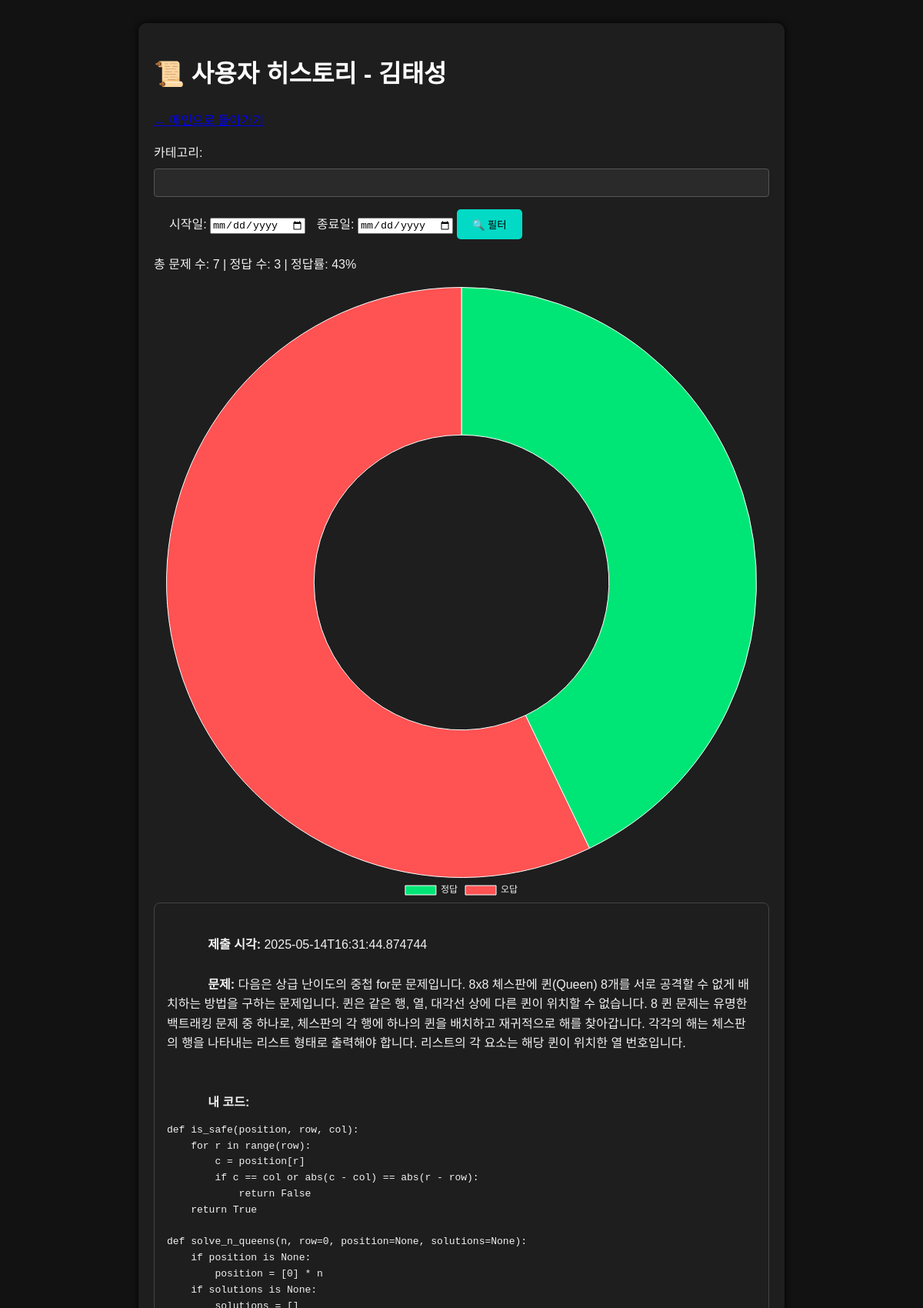
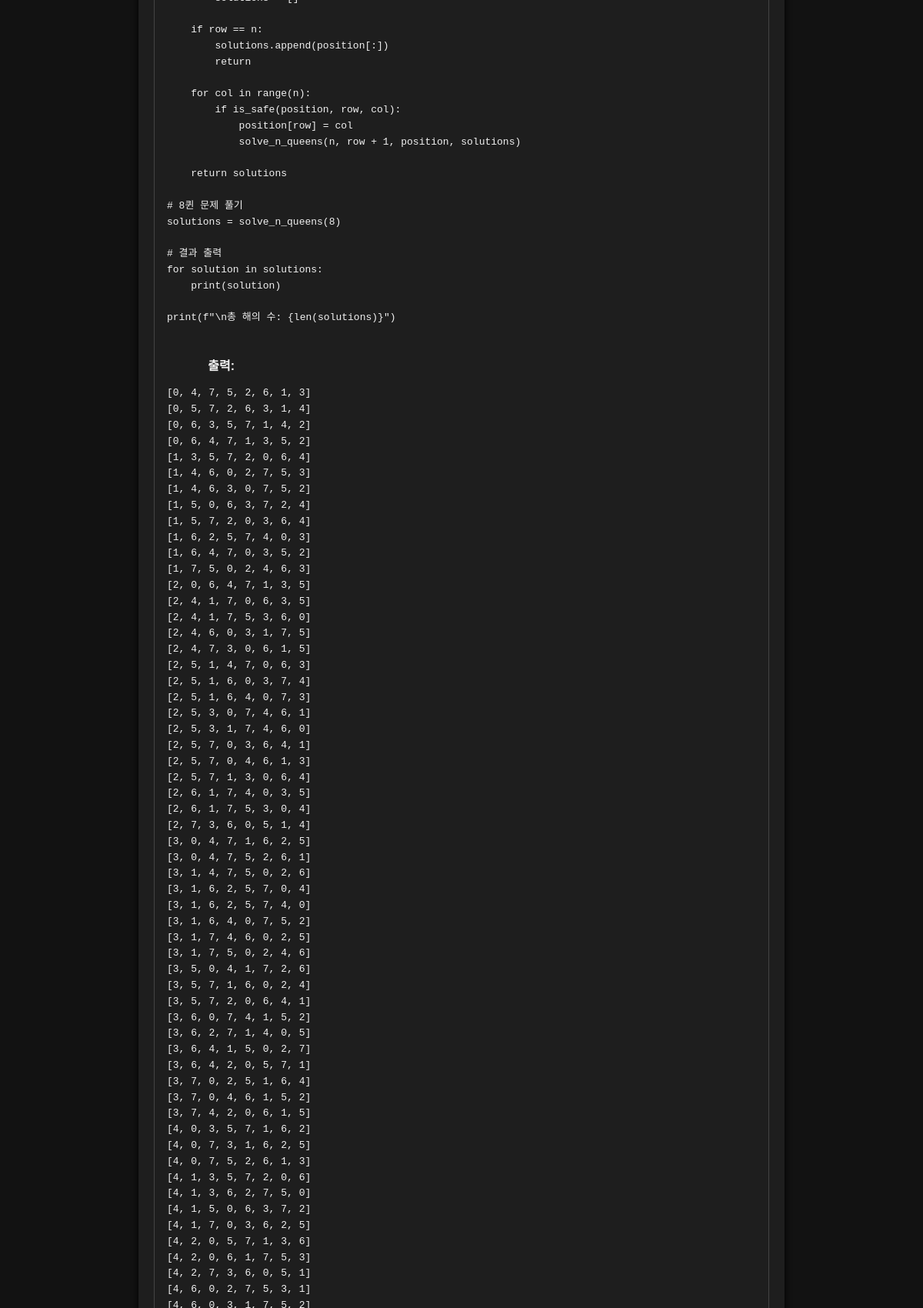
Screenshot of /history (signed in, upper part) with the database file from the repository (2 pictures, top to bottom).
### tables this page shows
CREATE TABLE history (
            id INTEGER PRIMARY KEY AUTOINCREMENT,
            user_id INTEGER NOT NULL,
            problem TEXT,
            code TEXT,
            output TEXT,
            is_correct BOOLEAN,
            timestamp TEXT,
            FOREIGN KEY(user_id) REFERENCES users(id)
        );

### app.py (the view)
@app.route('/history')
def history():
    if 'user' not in session:
        return redirect(url_for('login'))
    uid = session['user']['id']
    db = get_db(); recs = db.execute("SELECT * FROM history WHERE user_id=? ORDER BY id DESC", (uid,)).fetchall()
    total = len(recs); correct = len([r for r in recs if r['is_correct']])
    return render_template('history.html', user=session['user'], records=recs, total=total, correct=correct)

### app.py (called while the page is built)
def get_db():
    conn = sqlite3.connect(DATABASE)
    conn.row_factory = sqlite3.Row
    return conn

### templates/history.html (shortened to what this page needs)
<!DOCTYPE html>
<html lang="ko">
<head>
    <link rel="stylesheet" href="{{ url_for('static', filename='dark.css') }}">
</head>
<body>
<div class="container">
    <h1>📜 사용자 히스토리 - {{ user.name }}</h1>
    <p><a href="/">← 메인으로 돌아가기</a></p>
    <form method="get" action="{{ url_for('history') }}" style="margin-bottom: 20px;">
        <label>카테고리:</label>
        <input type="text" name="category" value="{{ request.args.get('category', '') }}">
        <label style="margin-left: 20px;">시작일:</label>
        <input type="date" name="start" value="{{ request.args.get('start', '') }}">
        <label style="margin-left: 10px;">종료일:</label>
        <input type="date" name="end" value="{{ request.args.get('end', '') }}">
        <button type="submit">🔍 필터</button>
    </form>
    <p>총 문제 수: {{ total }} | 정답 수: {{ correct }} | 정답률: {{ '%.0f' % ((correct / total * 100) if total else 0) }}%</p>
    <canvas id="accuracyChart"
            width="400"
            height="200"
            data-correct="{{ correct }}"
            data-total="{{ total }}">
    </canvas>
    <script>
        const canvas = document.getElementById('accuracyChart');
        const correct = parseInt(canvas.dataset.correct);
        const total = parseInt(canvas.dataset.total);
        const chart = new Chart(canvas.getContext('2d'), {
            type: 'doughnut',
            data: {
                labels: ['정답', '오답'],
                datasets: [{
                    data: [correct, total - correct],
                    backgroundColor: ['#00e676', '#ff5252'],
                    borderWidth: 1
                }]
            },
            options: {
                plugins: {
                    legend: {
                        position: 'bottom',
                        labels: { color: '#f1f1f1' }
                    }
                }
            }
        });
    </script>
    {% for item in records %}
        <div class="result-box">
            <strong>제출 시각:</strong> {{ item.timestamp }}<br>
            <strong>문제:</strong> {{ item.problem }}<br><br>
            <strong>내 코드:</strong><pre>{{ item.code }}</pre>
            <strong>출력:</strong><pre>{{ item.output }}</pre>
        </div>
    {% else %}
        <p>기록이 없습니다.</p>
    {% endfor %}
</div>
</body>
</html>

### static/dark.css (style rules this page uses)
body { font-family: Arial, sans-serif; padding: 30px; line-height: 1.6; background: #121212; color: #f1f1f1; display: flex; justify-content: center; align-items: flex-start; min-height: 100vh; margin: 0; }
.container { width: 100%; max-width: 800px; background-color: #1e1e1e; padding: 20px; border-radius: 10px; box-shadow: 0 0 10px #000; }
h1, h2, h3 { color: #ffffff; }
.result-box, .code-box, .judgement-box { background: #1e1e1e; border: 1px solid #444; border-radius: 8px; padding: 16px; margin-bottom: 20px; white-space: pre-wrap; }
input[type="text"], input[type="password"], textarea, select { width: 100%; padding: 10px; margin-top: 8px; margin-bottom: 16px; background-color: #2a2a2a; color: white; border: 1px solid #555; border-radius: 4px; box-sizing: border-box; }
button { padding: 10px 20px; background-color: #03dac6; color: black; border: none; border-radius: 5px; cursor: pointer; }

### rows the page displays
history: timestamp "2025-05-14T16:31:44.874744", problem "다음은 상급 난이도의 중첩 for문 문제입니다. 8x8 체스판에 퀸(Queen) 8개를 서로 공격할 수 없게 배치하는 방법을 구하는 문제입니다. 퀸은 같은 행, 열, 대각선 상에 다른 퀸이 위치할 수 없습니다. 8 퀸 문제는 유명한 백트래킹 문제 중 하나로, 체스판의 각 행에 하나의 퀸을 배치하고 재귀적으로 해를 찾아갑니다. 각각의 해는 체스판의 행을 나타내는 리스트 형태로 출력해야 합니다. 리스트의 각 요소는 해당 퀸이 위치한 열 번호입니다.", code "def is_safe(position, row, col): for r in range(row): c = position[r] if c == col or abs(c - col) == abs(r - row): return False return True def solve_n_queens(n, row=0, position=None, solutions=None): if position is None: position = [0] * n if solutions is None: solutions = [] if row == n: solutions.append(position[:]) return for col in range(n): if is_safe(position, row, col): position[row] = col solve_n_queens(n, row + 1, position, solutions) return solutions # 8퀸 문제 풀기 solutions = solve_n_queens(8) # 결과 출력 for solution in solutions: print(solution) print(f\"\\n총 해의 수: {len(solutions)}\")"

### other values shown
{{ user.name }} "김태성"
{{ total }} "7"
{{ correct }} "3"
{{ '%.0f' % ((correct / total * 100) if total else 0) }} "43"
